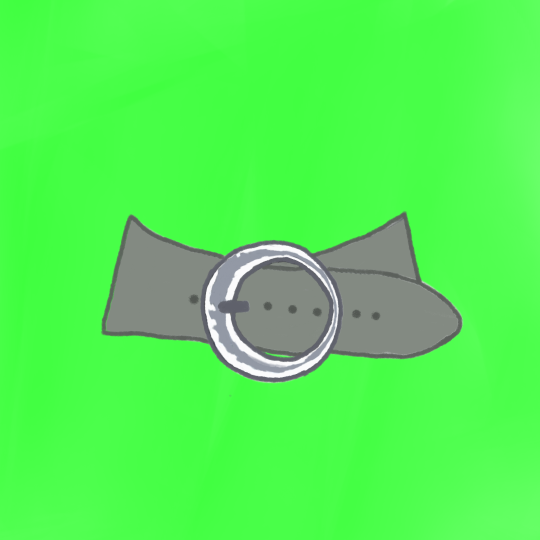
#> input picture App/tools/cinto-cinza/original.png, 1080 x 1080 px (shown at 1/2 size)
$ python cinto_cinza.py
#> lines starting #> are read from the running program, lines starting #| are printed output that depends on the picture
"""Cinto cinza da artista (fivela redonda prata) →
assets/roupas/cinto-cinza-cinza-<VERSAO>.webp.

    python tools/cinto_cinza.py

O desenho (cinto-cinza/original.png) vem em fundo verde: aqui o verde sai e a
peça é recortada. Troque VERSAO aqui e em CINTO_CINZA.versao (js/config.js) a
cada arte nova.
"""
from pathlib import Path

import numpy as np
from PIL import Image

AQUI = Path(__file__).resolve().parent / 'cinto-cinza'
SAIDA = Path(__file__).resolve().parent.parent / 'assets' / 'roupas'
VERSAO = 'v1'
LARGURA = 480


def main():
    rgb = np.asarray(Image.open(AQUI / 'original.png').convert('RGB')).astype(float)
    r, g, b = rgb[..., 0], rgb[..., 1], rgb[..., 2]
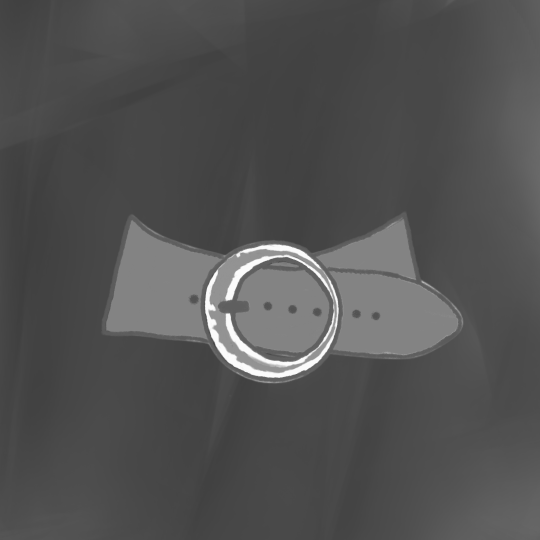
#> r: shape (1080, 1080) float64 (shown at 1/2 size); min 53, max 253, mean 81.7
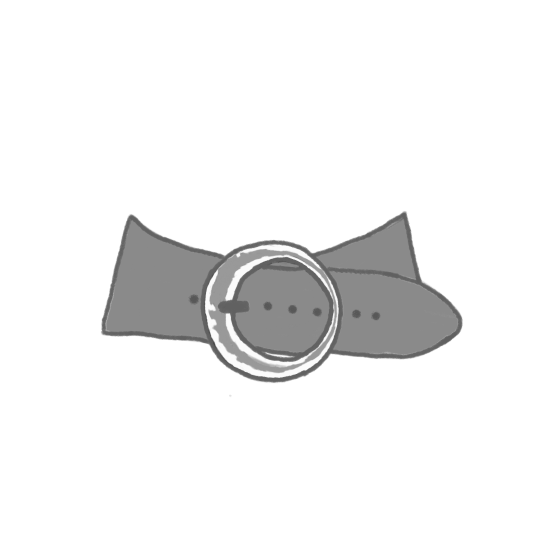
#> g: shape (1080, 1080) float64 (shown at 1/2 size); min 58, max 255, mean 239.8
    # Quanto o verde passa do maior dos outros dois canais: fundo é > 90,
    # a peça (cinza e prata) fica perto de 0; no meio a borda vira transparência.
    verde = g - np.maximum(r, b)
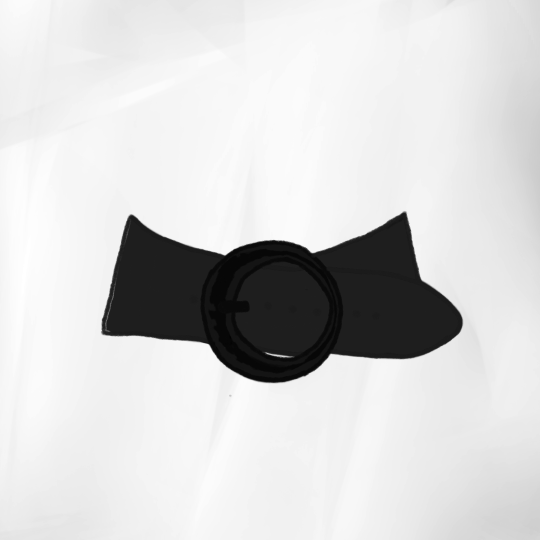
#> verde: shape (1080, 1080) float64 (shown at 1/2 size); min -18, max 193, mean 157.8; drawn with min black and max white
    alfa = np.clip((90 - verde) / 60, 0, 1)
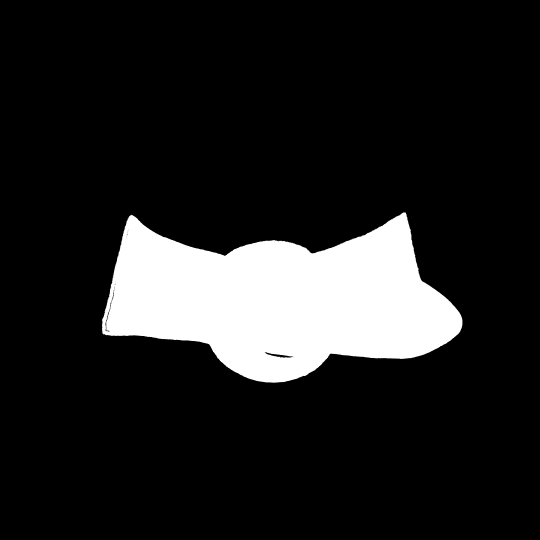
#> alfa: shape (1080, 1080) float64 (shown at 1/2 size); min 0, max 1, mean 0.132
    ys, xs = np.where(alfa > 0)
    corte = np.s_[ys.min() - 2:ys.max() + 3, xs.min() - 2:xs.max() + 3]
    rgb, alfa = rgb[corte], alfa[corte]
#> rgb: shape (346, 726, 3) float64
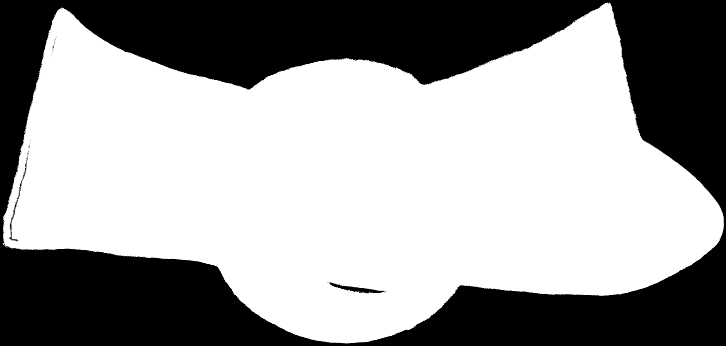
#> alfa: shape (346, 726) float64; min 0, max 1, mean 0.612
    # Tira o verde que vaza na borda: o canal verde não passa dos outros dois.
    rgb[..., 1] = np.minimum(rgb[..., 1], np.maximum(rgb[..., 0], rgb[..., 2]))
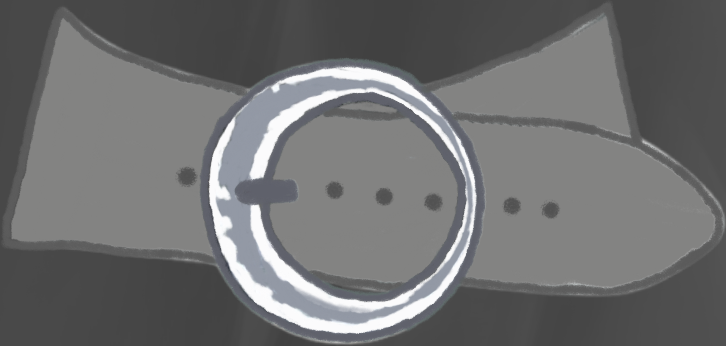
#> rgb: shape (346, 726, 3) float64; mean R, G, B 110.4, 110.9, 111.5
    out = np.zeros((*rgb.shape[:2], 4), 'uint8')
    out[..., :3] = rgb.round()
    out[..., 3] = (alfa * 255).round()
    tam = (LARGURA, round(rgb.shape[0] * LARGURA / rgb.shape[1]))
#> tam = (480, 229)
    print('proporção (h/w):', round(rgb.shape[0] / rgb.shape[1], 4))
#| proporção (h/w): 0.4766
    Image.fromarray(out, 'RGBA').resize(tam, Image.LANCZOS).save(
        SAIDA / f'cinto-cinza-cinza-{VERSAO}.webp', 'WEBP', quality=90, method=6)
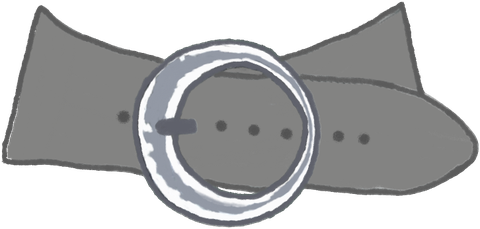
#> saved as cinto-cinza-cinza-v1.webp: PIL image 480x229 RGBA; mean R, G, B, A 84.1, 84.7, 85.3, 156; transparent parts drawn white


if __name__ == '__main__':
    main()
